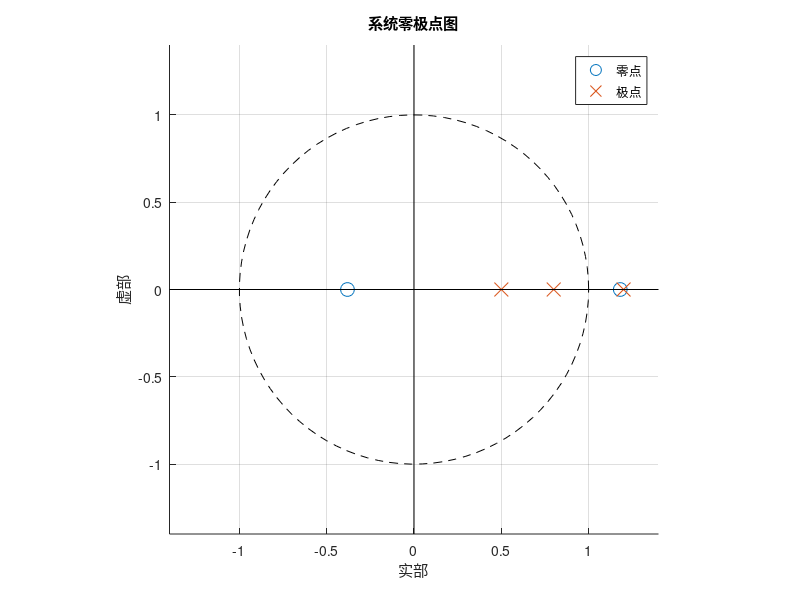

MATLAB code to generate this figure: (Note: this script raises an error after producing the figure.)
% 清空工作空间和命令窗口
clear;
clc;

% 定义系统的分子和分母多项式系数
num = [2 -1.6 -0.9];    % 分子系数：2z^2 - 1.6z - 0.9
den = [1 -2.5 1.96 -0.48];  % 分母系数：z^3 - 2.5z^2 + 1.96z - 0.48

% 计算零点和极点
zeros = roots(num);  % 计算零点
poles = roots(den);  % 计算极点

% 创建新图窗
figure;
hold on;

% 绘制单位圆
theta = linspace(0, 2*pi, 100);
plot(cos(theta), sin(theta), 'k--');  % 绘制虚线单位圆

% 绘制零点和极点
zeroPlot = plot(real(zeros), imag(zeros), 'o', 'MarkerSize', 10);  % 零点用圆圈表示
polePlot = plot(real(poles), imag(poles), 'x', 'MarkerSize', 10);  % 极点用叉表示

% 添加图例
legend([zeroPlot, polePlot], '零点', '极点');

% 设置坐标轴
grid on;
axis equal;
xlabel('实部');
ylabel('虚部');
title('系统零极点图');

% 添加坐标轴
axisLength = max(max(abs([real(zeros); imag(zeros); real(poles); imag(poles)]))) + 0.2;
axis([-axisLength axisLength -axisLength axisLength]);
plot([-axisLength axisLength], [0 0], 'k-', 'LineWidth', 0.5);  % x轴
plot([0 0], [-axisLength axisLength], 'k-', 'LineWidth', 0.5);  % y轴

% 判断系统稳定性
fprintf('\n系统极点：\n');
for i = 1:length(poles)
    fprintf('p%d = %s\n', i, format_complex(poles(i)));
end

fprintf('\n系统零点：\n');
for i = 1:length(zeros)
    fprintf('z%d = %s\n', i, format_complex(zeros(i)));
end

% 判断稳定性
isStable = all(abs(poles) < 1);
fprintf('\n稳定性分析：\n');
if isStable
    fprintf('系统稳定：所有极点都位于单位圆内。\n');
else
    fprintf('系统不稳定：存在极点位于单位圆外或单位圆上。\n');
    % 显示不稳定极点
    unstablePoles = poles(abs(poles) >= 1);
    fprintf('不稳定极点：\n');
    for i = 1:length(unstablePoles)
        fprintf('p = %s, |p| = %.4f\n', format_complex(unstablePoles(i)), abs(unstablePoles(i)));
    end
end

% 辅助函数：格式化复数输出
function str = format_complex(z)
    if imag(z) == 0
        str = sprintf('%.4f', real(z));
    elseif real(z) == 0
        str = sprintf('%.4fi', imag(z));
    elseif imag(z) < 0
        str = sprintf('%.4f - %.4fi', real(z), -imag(z));
    else
        str = sprintf('%.4f + %.4fi', real(z), imag(z));
    end
end
